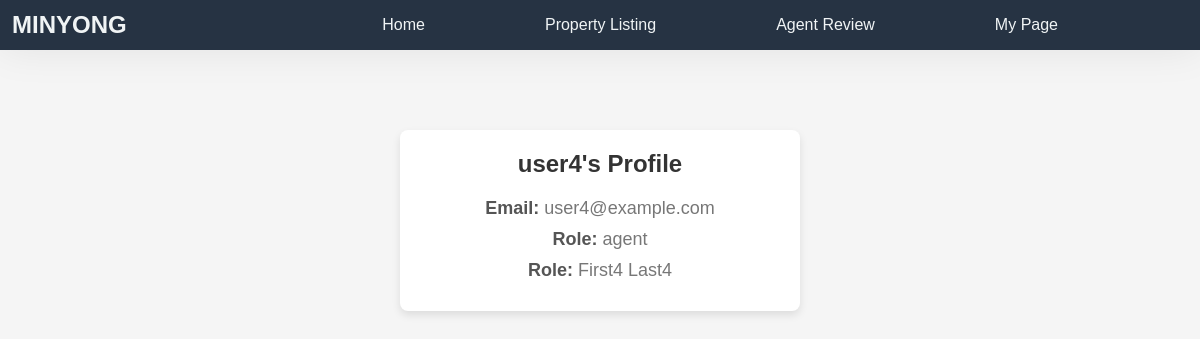
The page /profile/user4/ (signed in) on the database its author committed.
### csit314/entity/UserAccount.py (models this page shows, shortened)
class UserAccount(db.Model):
    __tablename__ = 'user'
    id = db.Column(db.Integer, primary_key=True)
    userid = db.Column(db.String(32), nullable=False, unique=True)
    password = db.Column(db.String(64), nullable=False)
    email = db.Column(db.String, nullable=False, unique=True)
    firstName = db.Column(db.String)
    lastName = db.Column(db.String)
    role = db.Column(db.String(10))
    status = db.Column(db.String(50), default="Active", nullable=False)

### csit314/controller/additional/profile/ViewProfileController.py (the view)
@bp.route('/profile/<userid>/')
@suspended
def profile(userid):
    user = UserAccount.query.filter_by(userid=userid).first()
    if not user:
        return render_template('error/error.html', message='User not found'), 404
    return render_template('profile/profile.html', user=user)

### csit314/controller/authentication/LoginController.py (called while the page is built)
    def load_logged_in_user(self):
        user_id = session.get('user_id')
        if user_id is None:
            g.user = None
        else:
            g.user = UserAccount.query.get(user_id)

### csit314/boundary/templates/profile/profile.html (shortened to what this page needs)
{% extends "base.html" %}
{% block content %}
    <div class = "content">
        <div class="profile-container">
            <h1>{{ user.userid }}'s Profile</h1>
            <h2>Email: <span class="email">{{ user.email }}</span></h2>
            <h2>Role: <span class="role">{{ user.role }}</span></h2>
            <h2>Role: <span class="role">{{ user.firstName}} {{ user.lastName }}</span></h2>
        </div>
    </div>
{% endblock %}

### csit314/boundary/static/style.css (style rules this page uses)
:root { --accent-color: #orange; --text-color: #f0f4f5; --bodybackground-color: lightgray; }
* { margin: 0; padding: 0; font-family: Arial, sans-serif; box-sizing: border-box; }
body { background: #f5f5f5; color: #000; }
.profile-container { background: #fff; padding: 20px; border-radius: 8px; box-shadow: 0 4px 8px rgba(0,0,0,0.1); max-width: 400px; width: 100%; text-align: center; justify-content: center; align-items: center; }
.profile-container h1 { font-size: 24px; margin-bottom: 20px; color: #333; }
.profile-container h2 { font-size: 18px; margin-bottom: 10px; color: #555; }
.profile-container .email, .profile-container .role { font-weight: normal; color: #777; }

### csit314/boundary/templates/profile/profile.html (style rules this page uses)
.content { padding: 10px; margin-top: 70px; display: flex; justify-content: center; align-items: center; width: 100%; }

### rows shown on the page
UserAccount: userid "user4", email "user4@example.com", role "agent", firstName "First4", lastName "Last4"
